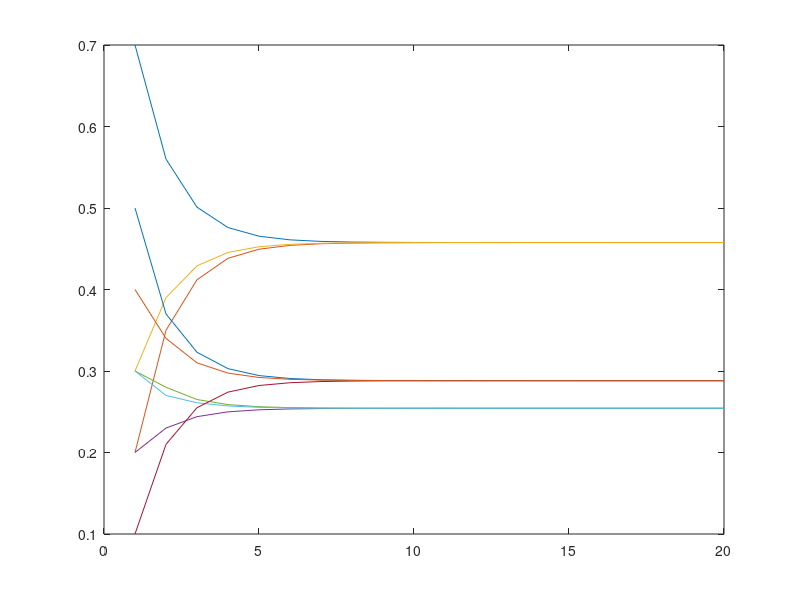

This chart was generated by the following MATLAB code:
%% Ex 1

%       Sol Nuvs Chuva
% b)
T = [   0.7 0.2 0.1
        0.2 0.3 0.5
        0.3 0.3 0.4 ];

% c)
V = [1 0 0];
ProbD1 =  V * T;
ProbD2 = ProbD1 * T;
% Obter a prob da chuva no 2o dia
ProbD2Chuva = ProbD2(3)

% d)
elem = []
for i = 1:20
    Tn = T^i;

    elem = [elem Tn(:)]
end

plot(elem')

% e)
Tn = T;
Tn1 = Tn * T;
dif = max(abs(Tn1(:) - Tn(:))); % or max(max(abs(Tn1 - Tn)))

iter = 1;
while dif > 1e-4
    iter
    Tn1 = Tn * T;
    dif = max(max(abs(Tn1 - Tn)));
    Tn = Tn1;
    iter = iter + 1;
end

% f)

num_states = 3;
M = [   T - eye(num_states); % subtrai matriz 3*3 com diagonais a 1
        ones(1, num_states) % acrescentar uma linha com 1s no final
    ]
% x = [0 0 0 1]'
x = [   zeros(num_states, 1); 1 ]

% a soma dos elementos de u tem de ser = 1
u = M\x
